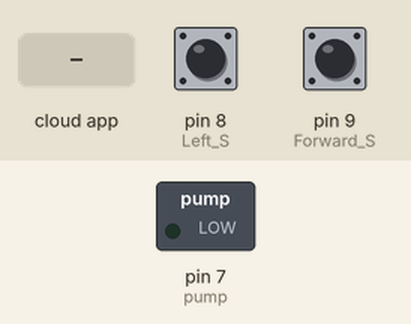
Bench run of a sketch on a simulated Arduino Uno, built with avr-gcc and run on an emulated ATmega328P. Shown: switched loads named in the sketch (green lamp = pin HIGH). Inputs (shaded band) come from the test bench; at power-on: pin 8 (Left_S) LOW, pin 9 (Forward_S) HIGH. The ROS host is connected and sends only what is stated; what the sketch prints to the serial monitor is not drawn.

Above: at 1.2 s.
1.3 s: the phone or cloud app sets water_pump to 1
At 2.4 s:
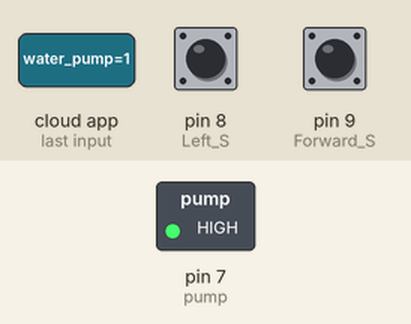
Timing chart, 0 to 13.0 s (numbered marks = the images above; inputs shaded):
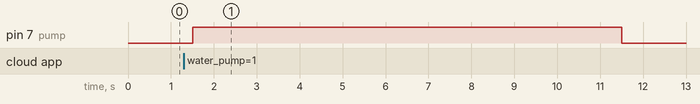

Measured:
- after the input at 1.3 s, pin 7 (pump): LOW → HIGH after 0.21 s, → LOW 10.0 s later

The sketch:

fire_detection.ino
```cpp
  /*-------defining Inputs------*/
#include <ros.h>
#include <std_msgs/Int8.h>
#include <std_msgs/Float32.h>
#include <std_msgs/Bool.h>
#include <std_msgs/String.h>

bool angle; // Declare msg at a global or higher scope
void fireCallback(const std_msgs::Bool& msg);

ros::NodeHandle nh;

#define Left_S 8      // Left sensor
#define Right_S 10    // Right sensor
#define Forward_S 9   // Forward sensor
#define pump 7

std_msgs::Int8 fire_msg;                              // Variable fire_msg of the type std_msgs::Int32
ros::Publisher fire_pub("fire_detection", &fire_msg);  // Publisher is about the fire_msg variable on the topic 'fire_detection'. Publisher's name is 'fire_pub'.
ros::Subscriber<std_msgs::Bool> shoot_water("water_pump", &fireCallback);

/*-------Variables------*/
boolean fire = false;


void setup() {
  Serial.begin(9600); // Start serial communication at 9600 baud
  pinMode(Left_S, INPUT);
  pinMode(Right_S, INPUT);
  pinMode(Forward_S, INPUT);
  pinMode(pump, OUTPUT);

  nh.initNode();
  nh.advertise(fire_pub);
  nh.subscribe(shoot_water);

}

void extinguishFire() {
  //delay(1000);
  digitalWrite(pump, HIGH);   // Start the water pump
  delay(10000);                 // Run pump for a duration (adjust as needed)
  digitalWrite(pump, LOW);
  delay(500);// Stop the water pump
}


void fireCallback(const std_msgs::Bool& msg) {
  // Callback function that will be called when a message is received
  // The received integer is in msg.data
  angle=msg.data;
  // Act upon the received integer (e.g., control the water pump)
  if (msg.data == 1) {
    extinguishFire();
  }
}


void loop() {
  int detectedSensor = 0;
  fire = digitalRead(Left_S) == 0 || digitalRead(Right_S) == 0 || digitalRead(Forward_S) == 0;
  if (fire) {
    if (digitalRead(Forward_S) == 0) {
      detectedSensor = 0; // Forward
    } else if (digitalRead(Left_S) == 0) {
      detectedSensor = -1; // Left
    } else if (digitalRead(Right_S) == 0) {
      detectedSensor = 1; // Right
    }
    fire_msg.data = detectedSensor;

    fire_pub.publish(&fire_msg);
    // Output the results
    Serial.print("Detected Fire! Sensor: ");
    Serial.print(detectedSensor);

    //extinguishFire();
  }
  nh.spinOnce();
  delay(300); // Slow down the loop
}
```
